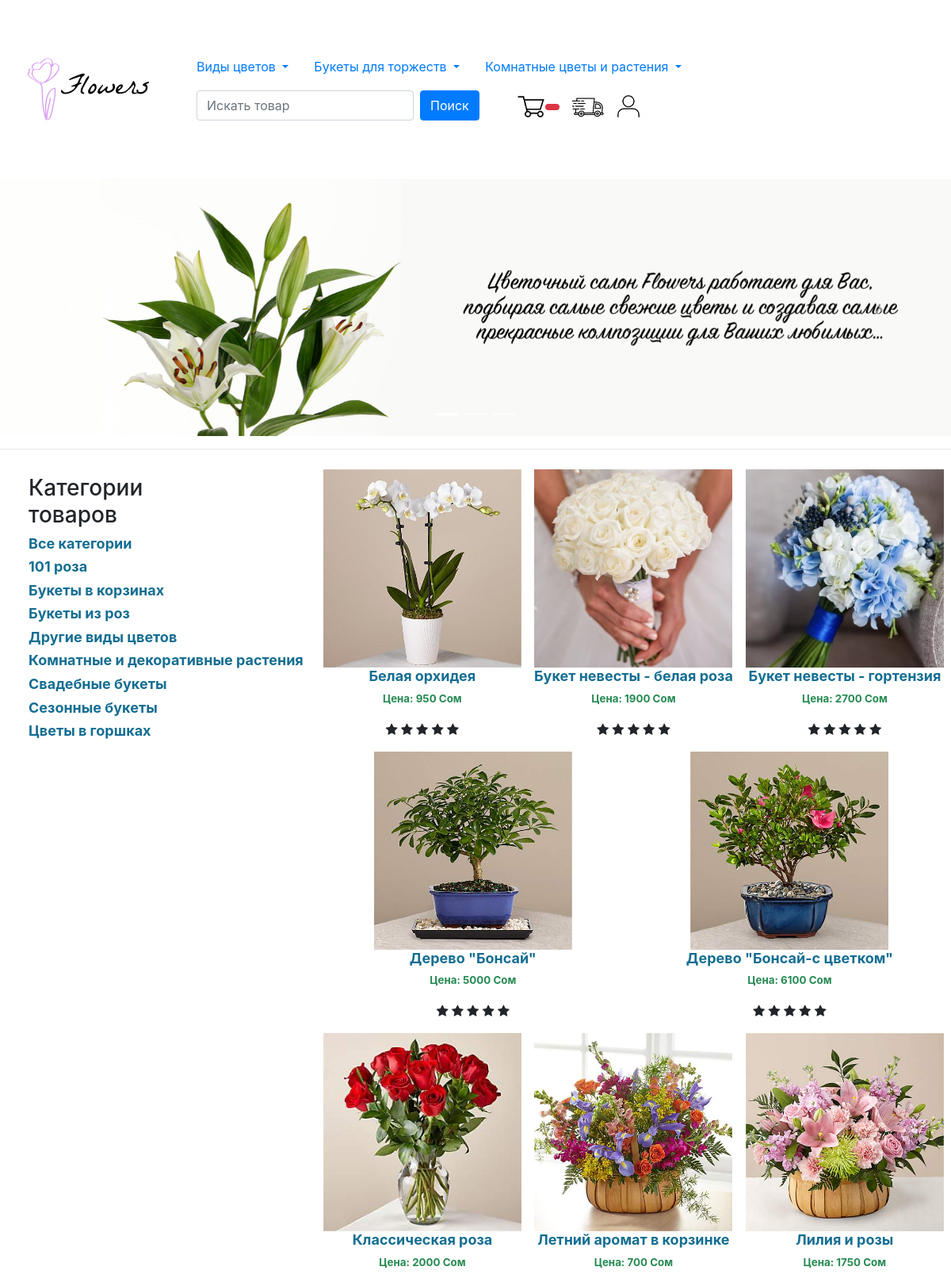
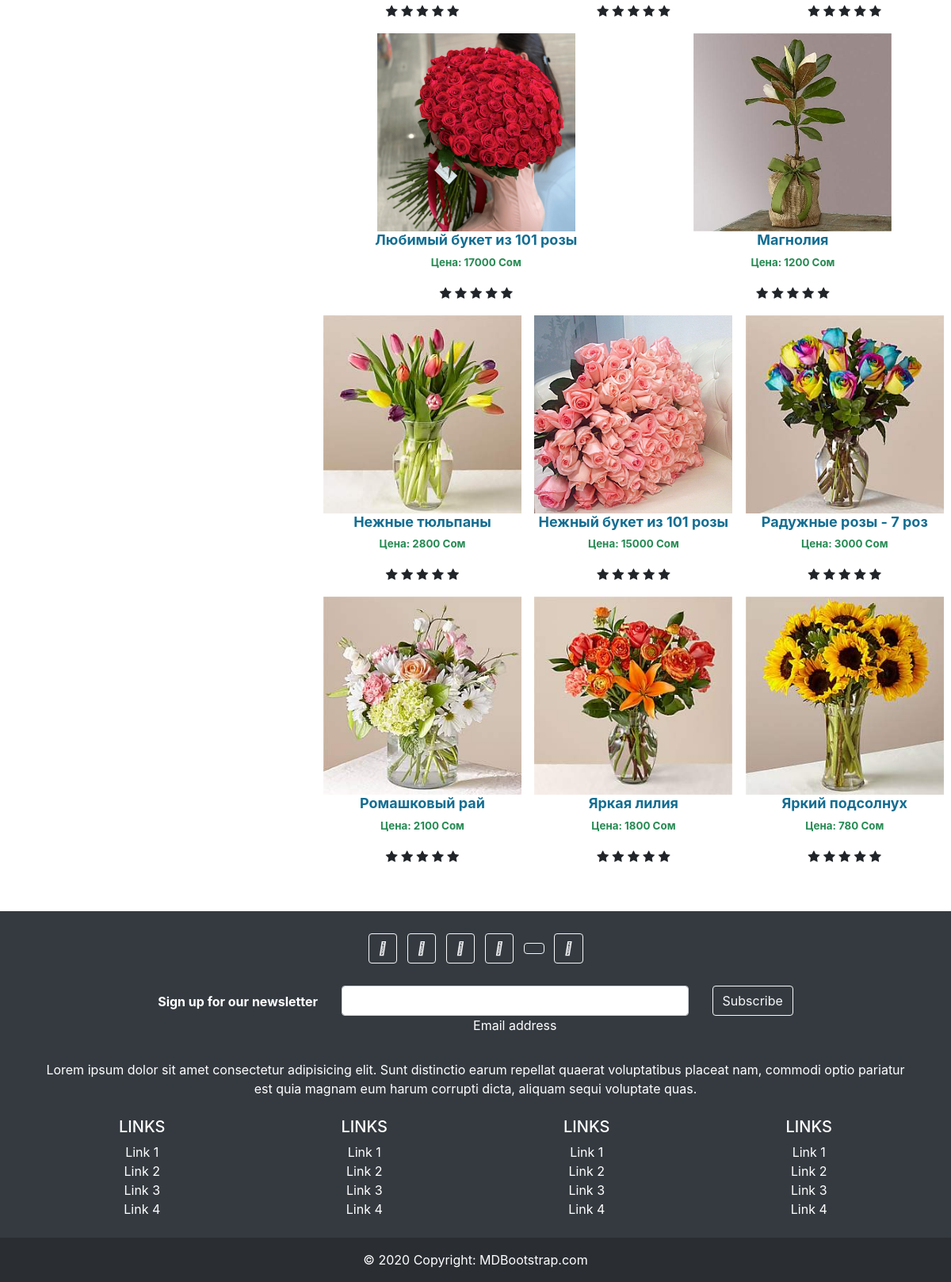
The page / on the database its author committed (2 pictures, top to bottom).
### mainapp/models.py (models this page shows, shortened)
class Category(models.Model):
    name = models.CharField(max_length=200, db_index=True, verbose_name='Имя категории')
    slug = models.SlugField(max_length=200, db_index=True, unique=True)
    class Meta:
        ordering = ['name']
        verbose_name = 'Категория'
        verbose_name_plural = 'Категории'
    def get_absolute_url(self):
        return reverse('mainapp:category-list', args=[self.slug])

class Good(models.Model):
    category = models.ForeignKey(Category, related_name='товары', verbose_name="Категория",on_delete=models.CASCADE)
    name = models.CharField(max_length=200, db_index=True, verbose_name="Название товара")
    slug = models.SlugField(max_length=200, db_index=True)
    image = models.ImageField(upload_to='media', blank=True, verbose_name="Картинка")
    description = models.TextField(blank=True, verbose_name="Описание")
    price = models.IntegerField(default=0, verbose_name="Цена")
    stock = models.PositiveIntegerField(verbose_name="Количество в наличии")
    available = models.BooleanField(default=True, verbose_name="Доступен")
    created = models.DateTimeField(auto_now_add=True, verbose_name='Создан')
    updated = models.DateTimeField(auto_now=True, verbose_name='Обновлен')
    sale = models.IntegerField(default=0, verbose_name="Скидка %")
    class Meta:
        ordering = ['name']
        index_together = [
            ['id', 'slug']
        ]
        verbose_name = 'Товар'
        verbose_name_plural = 'Товары'
    def get_absolute_url(self):
        return reverse('mainapp:goods-detail', args=[self.id, self.slug])

### mainapp/views.py (the view)
# urls.py: path('', views.goods_list, name='goods-list'),
def goods_list(request, category_slug=None):
    category = None
    categories = Category.objects.all()
    goods = Good.objects.filter(available=True)
    if category_slug:
        category = get_object_or_404(Category, slug=category_slug)
        goods = goods.filter(category=category)
    return render(request, 'good/mainlist.html', {
        'category': category,
        'categories': categories,
        'goods': goods
    })

### cart/context_processors.py (called while the page is built)
def cart(request):
    return {'cart': Cart(request)}

### mainapp/templates/good/mainlist.html
{% extends 'base.html' %}
{% load static %}
{% block content %}
<table>
  <tr>
    <td style="width: 300px; vertical-align:top;">
      <div class="w3-sidebar w3-light-grey w3-bar-block" style="width:100%; padding-left: 20px;">
        <div class="col-sm-3 col-sm-offset-1 blog-sidebar">
          <div class="sidebar-module">
            <h3>Категории товаров</h3>
            <ol class="list-unstyled" style="width: max-content;">
              <li {% if not category %} class="active"{% endif %}><a href="{% url 'mainapp:goods-list' %}"><h5 style="color: rgb(20, 110, 146); font-size:18px; font-weight:bold;">Все категории</h5></a></li>
            {% for c in categories %}
              <li {% if category.slug == c.slug %} class="active"{% endif %}>
                  <a href="{{ c.get_absolute_url }}"><h5 style="color: rgb(20, 110, 146); font-size:18px; font-weight:bold;">{{ c.name }}</h5></a>
              </li>
            {% endfor %}
            </ol>
          </div>
        </div>
      </div>
    </td>
    <td>
      <div class="container" style="text-align: center; width: 100%; justify-content: center;">
          <div class="row">
              <div class="bouquet-list d-flex justify-content-around flex-wrap">
                {% for good in goods %}
                <div class="bouquet p-2">
                  <div class="image">
                      {% if good.image %}
                          <a href="{{ good.get_absolute_url }}"><img src="{{ good.image.url }}" width="250"/></a>
                      {% else %}
                          <a href="{{ good.get_absolute_url }}"><img src="{% static 'media/nophoto.jpg' %}" width="250"/></a>
                      {% endif %}
                  </div>
                    <h4 style="font-size: 18px; font-weight: bold; color: rgb(20, 110, 146);">{{ good.name }}</h4></a>
                    <p style="color: rgb(38, 138, 83); font-size: smaller; font-weight: bolder;">Цена: {{ good.price }} Сом</p>
                  <div class="stars">
                      <span class="fa fa-star checked"></span>
                      <span class="fa fa-star checked"></span>
                      <span class="fa fa-star checked"></span>
                      <span class="fa fa-star"></span>
                      <span class="fa fa-star"></span>
                  </div>
              </div>
                {% endfor %}
              </div>
          </div>
        </div>
    </td>
  </tr>
</table>
<br>
<br>
{% endblock content %}

### mainapp/templates/base.html (shortened to what this page needs)
{% load static %}
<!DOCTYPE html>
<html lang="en">
<head>
</head>
<body>
{% include 'navigationbar.html' %}
{% block content %}
{% endblock content %}
<footer class="bg-dark text-center text-white">
    <div class="container p-4">
      <section class="mb-4">
        <a class="btn btn-outline-light btn-floating m-1" href="#!" role="button"
          ><i class="fab fa-facebook-f"></i
        ></a>
        <a class="btn btn-outline-light btn-floating m-1" href="#!" role="button"
          ><i class="fab fa-twitter"></i
        ></a>
        <a class="btn btn-outline-light btn-floating m-1" href="#!" role="button"
          ><i class="fab fa-google"></i
        ></a>
        <a class="btn btn-outline-light btn-floating m-1" href="#!" role="button"
          ><i class="fab fa-instagram"></i
        ></a>
        <a class="btn btn-outline-light btn-floating m-1" href="#!" role="button"
          ></a>
        <a class="btn btn-outline-light btn-floating m-1" href="#!" role="button"
          ><i class="fab fa-github"></i
        ></a>
      </section>
      <section class="">
        <form action="">
          <div class="row d-flex justify-content-center">
            <div class="col-auto">
              <p class="pt-2">
                <strong>Sign up for our newsletter</strong>
              </p>
            </div>
            <div class="col-md-5 col-12">
              <div class="form-outline form-white mb-4">
                <input type="email" id="form5Example2" class="form-control" />
                <label class="form-label" for="form5Example2">Email address</label>
              </div>
            </div>
            <div class="col-auto">
              <button type="submit" class="btn btn-outline-light mb-4">
                Subscribe
              </button>
            </div>
          </div>
        </form>
      </section>
      <section class="mb-4">
        <p>
          Lorem ipsum dolor sit amet consectetur adipisicing elit. Sunt distinctio earum
          repellat quaerat voluptatibus placeat nam, commodi optio pariatur est quia magnam
          eum harum corrupti dicta, aliquam sequi voluptate quas.
        </p>
      </section>
      <section class="">
        <div class="row">
          <div class="col-lg-3 col-md-6 mb-4 mb-md-0">
            <h5 class="text-uppercase">Links</h5>
            <ul class="list-unstyled mb-0">
              <li>
                <a href="#!" class="text-white">Link 1</a>
              </li>
              <li>
                <a href="#!" class="text-white">Link 2</a>
              </li>
              <li>
                <a href="#!" class="text-white">Link 3</a>
              </li>
              <li>
                <a href="#!" class="text-white">Link 4</a>
              </li>
            </ul>
          </div>
          <div class="col-lg-3 col-md-6 mb-4 mb-md-0">
            <h5 class="text-uppercase">Links</h5>
            <ul class="list-unstyled mb-0">
              <li>
                <a href="#!" class="text-white">Link 1</a>
              </li>
              <li>
                <a href="#!" class="text-white">Link 2</a>
              </li>
              <li>
                <a href="#!" class="text-white">Link 3</a>
              </li>
              <li>
                <a href="#!" class="text-white">Link 4</a>
              </li>
            </ul>
          </div>
          <div class="col-lg-3 col-md-6 mb-4 mb-md-0">
            <h5 class="text-uppercase">Links</h5>
            <ul class="list-unstyled mb-0">
              <li>
                <a href="#!" class="text-white">Link 1</a>
              </li>
              <li>
                <a href="#!" class="text-white">Link 2</a>
              </li>
              <li>
                <a href="#!" class="text-white">Link 3</a>
              </li>
              <li>
                <a href="#!" class="text-white">Link 4</a>
              </li>
            </ul>
          </div>
          <div class="col-lg-3 col-md-6 mb-4 mb-md-0">
            <h5 class="text-uppercase">Links</h5>
            <ul class="list-unstyled mb-0">
              <li>
                <a href="#!" class="text-white">Link 1</a>
              </li>
              <li>
                <a href="#!" class="text-white">Link 2</a>
              </li>
              <li>
                <a href="#!" class="text-white">Link 3</a>
              </li>
              <li>
                <a href="#!" class="text-white">Link 4</a>
              </li>
            </ul>
          </div>
        </div>
      </section>
    </div>
    <div class="text-center p-3" style="background-color: rgba(0, 0, 0, 0.2);">
      © 2020 Copyright:
      <a class="text-white" href="https://mdbootstrap.com/">MDBootstrap.com</a>
    </div>
  </footer>
</body>
</html>

### mainapp/templates/navigationbar.html (shortened to what this page needs)
{% load static %}
<!DOCTYPE html>
<html lang="en">
<head>
    <link rel="stylesheet" href="https://cdn.jsdelivr.net/npm/bootstrap@4.6.0/dist/css/bootstrap.min.css">
    <link rel="stylesheet" href="https://cdnjs.cloudflare.com/ajax/libs/font-awesome/4.7.0/css/font-awesome.min.css">
    <link rel="stylesheet" href="{% static 'css/styles.css' %}">
</head>
<body>
    <nav class="navbar navbar-expand-lg navbar-light bg-white">
        <a class="navbar-brand" href="{% url 'mainapp:goods-list' %}"><img src="{% static 'media/logo.png' %}" alt="Logo"></a>
        <div class="collapse navbar-collapse" id="navbarNavDropdown">
          <ul class="nav nav-pills">
            <li class="nav-item dropdown">
              <a class="nav-link dropdown-toggle" href="#" id="navbarDropdown" role="button" data-toggle="dropdown" aria-haspopup="true">
                Виды цветов
              </a>
            </li>
            <li class="nav-item dropdown">
              <a class="nav-link dropdown-toggle" href="#" id="navbarDropdown" role="button" data-toggle="dropdown" aria-haspopup="true" aria-expanded="false">
                Букеты для торжеств
              </a>
            </li>
            <li class="nav-item dropdown">
              <a class="nav-link dropdown-toggle" href="#" id="navbarDropdown" role="button" data-toggle="dropdown" aria-haspopup="true" aria-expanded="false">
                Комнатные цветы и растения
              </a>
            </li>
            <nav class="navbar navbar-light bg-white">
              <form class="form-inline" actions="#" method="GET">
                <input class="form-control mr-sm-2" href="#" type="search" placeholder="Искать товар" aria-label="Search">
                <button class="btn btn-primary" type="submit">Поиск</button>
              </form>
            </nav>
            <nav class="navbar navbar-light bg-white">
              <div class="container">
                <a class="navbar-brand" href="{% url "cart:cart-detail" %}">
                  <img src="{% static 'media/basket.png' %}" alt="" width="36"><span class="badge badge-pill badge-danger">
                  </span>
                </a>
                <a class="navbar-brand" href="http://127.0.0.1:8000/delivery">
                  <img src="{% static 'media/delivery.jpg' %}" alt="" width="40">
                </a>
                <a class="navbar-brand" href="#">
                  <img src="{% static 'media/profile.png' %}" alt="" width="30">
                </a>
              </div>
            </nav>
        </div>
    </nav>
<div id="carouselExampleIndicators" class="carousel slide" data-ride="carousel" style="width: 100%;">
  <ol class="carousel-indicators">
    <li data-target="#carouselExampleIndicators" data-slide-to="0" class="active"></li>
    <li data-target="#carouselExampleIndicators" data-slide-to="1"></li>
    <li data-target="#carouselExampleIndicators" data-slide-to="2"></li>
  </ol>
  <div class="carousel-inner">
    <div class="carousel-item active">
      <img class="d-block w-100" src="{% static 'media/slider1.png' %}" alt="First slide">
    </div>
  </div>
    <a class="carousel-control-prev" href="#carouselExampleIndicators" role="button" data-slide="prev">
      <span class="carousel-control-prev-icon" aria-hidden="true"></span>
    </a>
    <a class="carousel-control-next" href="#carouselExampleIndicators" role="button" data-slide="next">
      <span class="carousel-control-next-icon" aria-hidden="true"></span>
    </a>
</div>
<hr>

### mainapp/static/css/styles.css (style rules this page uses)
.sidebar-module { padding: 15px; margin: 0 -15px 15px; }
.bouquet { padding: 15px; }

### rows shown on the page
Category: name "101 роза"
Category: name "Букеты в корзинах"
Category: name "Букеты из роз"
Category: name "Другие виды цветов"
Category: name "Комнатные и декоративные растения"
Category: name "Свадебные букеты"
Category: name "Сезонные букеты"
Category: name "Цветы в горшках"
Good: image (picture), name "Белая орхидея", price "950"
Good: image (picture), name "Букет невесты - белая роза", price "1900"
Good: image (picture), name "Букет невесты - гортензия", price "2700"
Good: image (picture), name "Дерево \"Бонсай\"", price "5000"
Good: image (picture), name "Дерево \"Бонсай-с цветком\"", price "6100"
Good: image (picture), name "Классическая роза", price "2000"
Good: image (picture), name "Летний аромат в корзинке", price "700"
Good: image (picture), name "Лилия и розы", price "1750"
Good: image (picture), name "Любимый букет из 101 розы", price "17000"
Good: image (picture), name "Магнолия", price "1200"
Good: image (picture), name "Нежные тюльпаны", price "2800"
Good: image (picture), name "Нежный букет из 101 розы", price "15000"
Good: image (picture), name "Радужные розы - 7 роз", price "3000"
Good: image (picture), name "Ромашковый рай", price "2100"
Good: image (picture), name "Яркая лилия", price "1800"
Good: image (picture), name "Яркий подсолнух", price "780"
